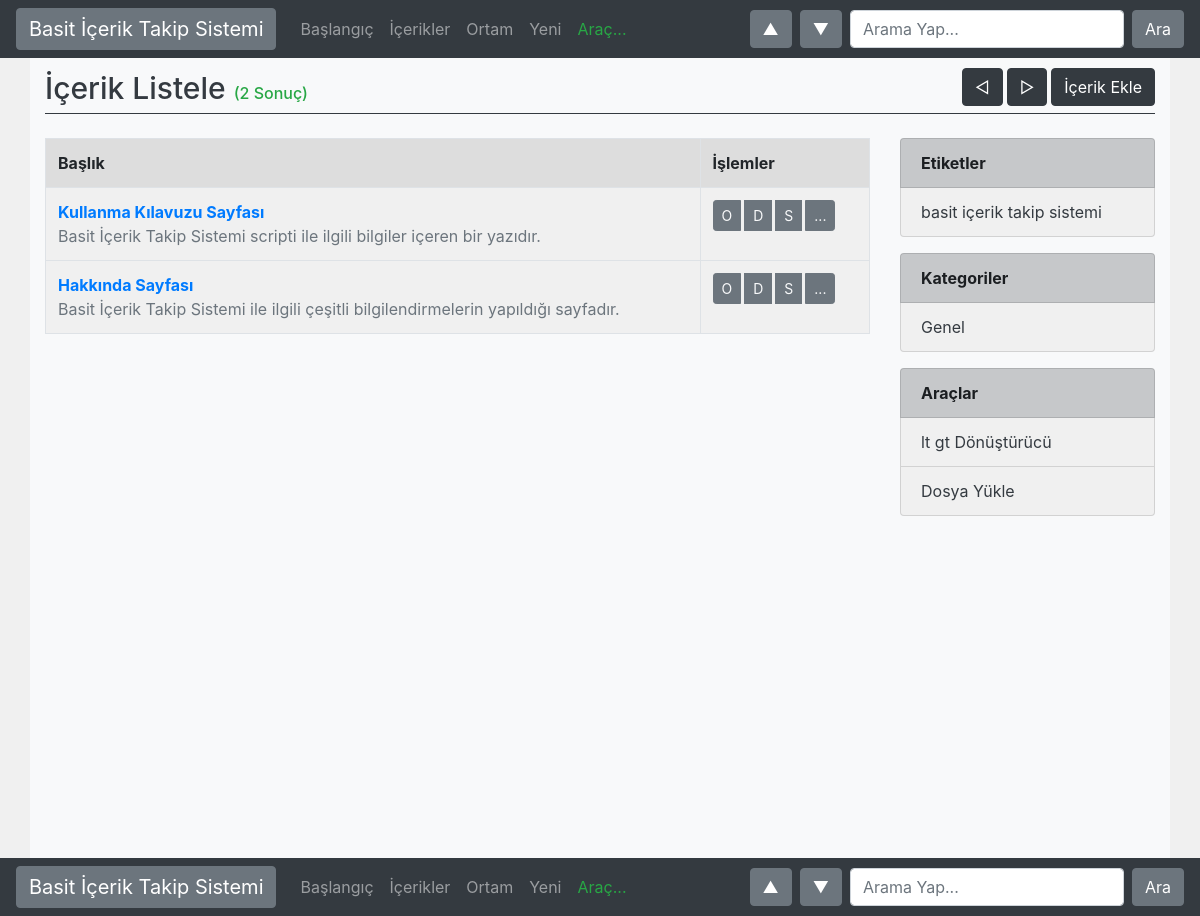
/icerik-listele.php, run on the app's committed database.
### tables this page shows
CREATE TABLE "icerik" (
	"id"	INTEGER NOT NULL PRIMARY KEY AUTOINCREMENT UNIQUE,
	"baslik"	TEXT,
	"icerik_html"	TEXT,
	"icerik_sade"	TEXT,
	"icerik_tur"	TEXT DEFAULT 'icerik',
	"eklenme_tarihi"	REAL DEFAULT CURRENT_TIMESTAMP,
	"kategori"	BLOB,
	"etiket"	TEXT,
	"baglanti"	TEXT NOT NULL UNIQUE,
	"dosya"	TEXT
);

### parametre.php (called while the page is built, shortened)
<?php
	$kisaltma = "";

### sayfalama.php (called while the page is built, shortened)
<?php
	$sayfaBasiIcerik = 20;
	$gecerliSayfa = $_GET['sayfa'] ?? 1;
	$offset = ($gecerliSayfa - 1) * $sayfaBasiIcerik;

### kalip/tablo-satir.php (the view)
<tr>
	<td>
		<a class="text-primary" href="icerik-goruntule.php?id=<?php echo $kayit['id']; ?>" class="text text-danger">
		<strong><?php echo $kayit['baslik']; ?></strong>
		</a>
		<br><span class="text-secondary"><?php echo strip_tags(explode("", $kayit['icerik_html'])[0]); ?></span>
	</td>
	<td>
		<div class="btn-group duzenleme-alani">
			<a href="icerik-goruntule.php?id=<?php echo $kayit['id']; ?>" target="_blank" class="btn btn-sm btn-secondary text-light mr-1">O</a>
			<a href="icerik-duzenle.php?id=<?php echo $kayit['id']; ?>" target="_blank" class="btn btn-sm btn-secondary text-light mr-1">D</a>
			<a href="icerik-sil.php?id=<?php echo $kayit['id']; ?>" target="_blank" class="btn btn-sm btn-secondary text-light mr-1" onclick="return window.confirm('İçerik silinecek. Onaylıyor musunuz?');">S</a>
			<a href="statik-sayfa.php?id=<?php echo $kayit['id']; ?>" target="_blank" class="btn btn-sm btn-secondary text-light mr-1">...</a>
		</div>
	</td>
</tr>

### icerik-listele.php (shortened to what this page needs)
<?php require_once('getir.php'); ?>
<?php
    $title = "İçerik Listele" . $kisaltma;
    require_once('header.php');
?>
<?php
    require_once('sayfalama.php');
    $sayfa = $_GET['sayfa'] ?? 1;
    $icerikSayisiSql = "SELECT COUNT(*) FROM icerik WHERE icerik_tur='icerik'";
    $count = $db->querySingle($icerikSayisiSql);
    $sql ="SELECT * FROM icerik WHERE icerik_tur='icerik'
           ORDER BY id DESC LIMIT '$sayfaBasiIcerik' OFFSET '$offset'";
    $sonuc = $db->query($sql);
?>
<div class="container min-vh-100 bg-light">
    <div class="row">
        <div class="col">
            <h1 class="page-title text-dark">
                <?php echo $title . " <span class='text-success'>(". $count . " Sonuç)"; ?><a href="index.php" class="btn btn-dark float-right">İçerik Ekle</a>
                <?php echo HtmlYapi::BirSayfaIleriGit("icerik-listele.php?sayfa=", $sayfa); ?>
                <?php echo HtmlYapi::BirSayfaGeriGit("icerik-listele.php?sayfa=", $sayfa); ?>
            </h1>
        </div>
    </div>
    <div class="row">
        <div class="col-lg-9 mt-3">
            <table class="table table-bordered bg-acik-gri _table-striped">
                <?php
                    require_once('kalip/tablo-baslik.php');
                    while($kayit = $sonuc->fetchArray(SQLITE3_ASSOC)) {
                        require('kalip/tablo-satir.php');
                    }
                ?>
            </table>
        </div>
        <div class="col-lg-3">
            <?php require_once('sidebar.php'); ?>
        </div>
    </div>
</div>
<?php require_once('footer.php'); ?>

### css/style.css (style rules this page uses)
* { font-size:16px; }
.bg-acik-gri { background-color: #f0f0f0; }
.page-title { line-height: 40px; border-bottom: 1px solid #343a40; margin-top: 10px; font-size: 30px; }

### data on the page
icerik: baslik "Kullanma Kılavuzu Sayfası", icerik_html "Basit İçerik Takip Sistemi scripti ile ilgili bilgiler içeren bir yazıdır."
icerik: baslik "Hakkında Sayfası", icerik_html "Basit İçerik Takip Sistemi ile ilgili çeşitli bilgilendirmelerin yapıldığı sayfadır."

### other printed values
$siteAdi "Basit İçerik Takip Sistemi"
$title "İçerik Listele"
$count "2"
$d "basit içerik takip sistemi"
$d "Genel"
